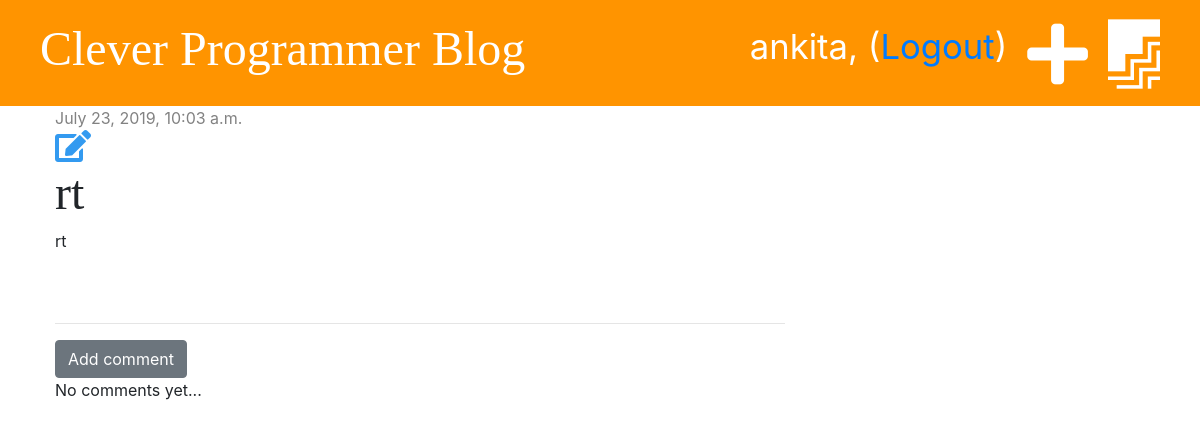
/post/33/ (signed in), run on an earlier commit of the app's database.
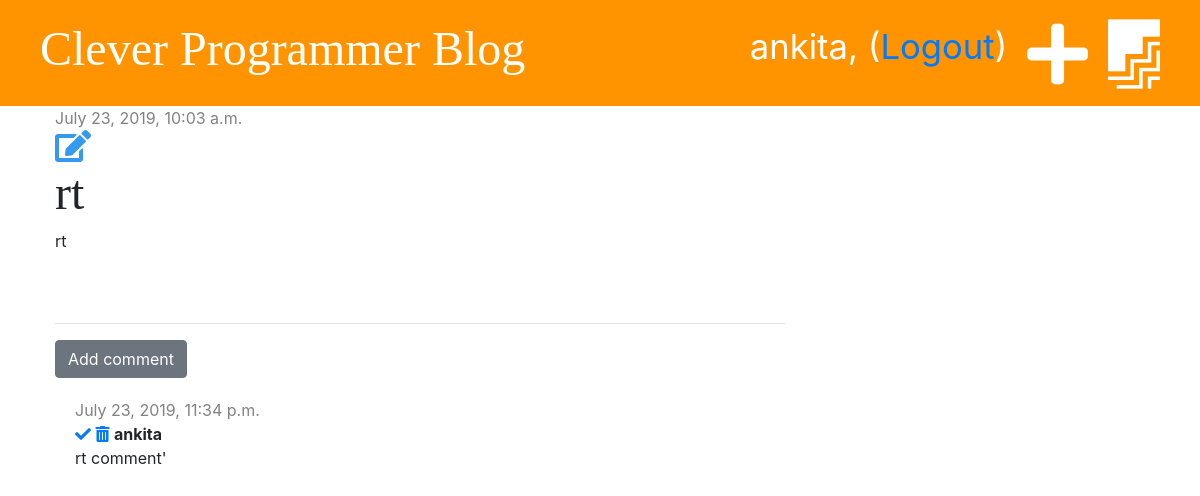
And on a later commit of the database.
### blog/models.py (models this page shows, shortened)
class Comment(models.Model):
    post = models.ForeignKey('blog.Post', on_delete=models.CASCADE, related_name='comments')
    author = models.CharField(max_length=200)
    text = models.TextField()
    created_date = models.DateTimeField(default=timezone.now)
    approved = models.BooleanField(default=False)

### blog/views.py (the view)
# urls.py: path('post/<int:pk>/', views.post_detail, name="post_detail"),
def post_detail(request, pk):
    post = get_object_or_404(Post, pk = pk)
    stuff_for_frontend = {'post': post}
    return render(request, 'blog/post_detail.html', stuff_for_frontend)

### blog/templates/blog/post_detail.html (shortened to what this page needs)
{% extends 'blog/base.html' %}
{% block content %}
<div class="post">
    {% if post.published_date  %}
    <div class="date">
        {{ post.published_date }}
    </div>
    {% else %}
      <a href="{% url 'post_publish' pk=post.pk %}" class="btn btn-primary">Publish</a>
    {% endif %}
    {% if user.is_authenticated %}
      <a href="{% url 'post_edit' pk=post.pk %}"><i class="fas fa-edit fa-2x" style="color: #339af0;"></i></a>
    {% endif %}
    <h1>{{ post.title }}</h1>
    <p>{{post.text|linebreaksbr }}</p>
</div>
<hr>
<a href="{% url 'add_comment_to_post' pk=post.pk%}" class="btn btn-secondary">Add comment</a>
{% for comment in post.comments.all %}
  {% if user.is_authenticated or comment.approved %}
    <div class="comment">
      <div class="date">
        {{ comment.created_date }}
      </div>
      {% if user.is_superuser and not comment.approved %}
        <a href="{% url 'comment_approve' pk=comment.pk %}"><i class="fas fa-check"></i></a>
        <a href="{% url 'comment_remove' pk=comment.pk %}"><i class="fas fa-trash-alt"></i></a>
      {% endif %}
      <strong>{{ comment.author }}</strong>
      <p>{{ comment.text }}</p>
    </div>
  {% endif %}
  {% empty %}
    <p>No comments yet...</p>
{% endfor %}
{% endblock %}

What changed in the data, as far as the page shows it:
added Comment: created_date "July 23, 2019, 11:34 p.m.", approved False (drawn), author "ankita", text "rt comment'"
Also different on the page:
text no longer shown: "No comments yet..."
